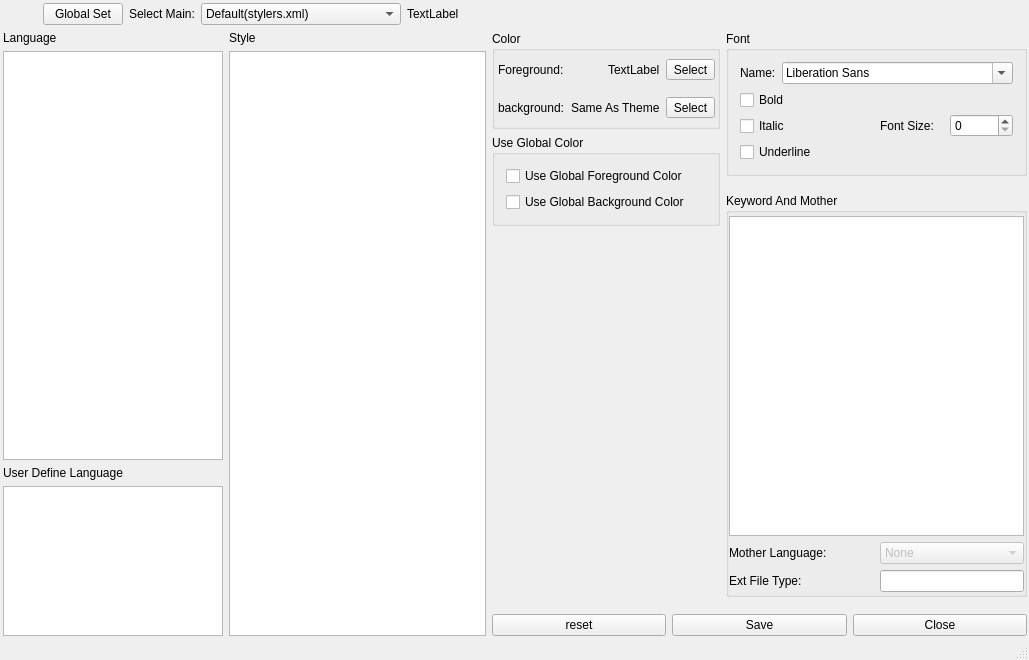
<?xml version="1.0" encoding="UTF-8"?>
<ui version="4.0">
 <class>QtLangSetClass</class>
 <widget class="QMainWindow" name="QtLangSetClass">
  <property name="geometry">
   <rect>
    <x>0</x>
    <y>0</y>
    <width>1029</width>
    <height>660</height>
   </rect>
  </property>
  <property name="windowTitle">
   <string>QtLangSet</string>
  </property>
  <property name="windowIcon">
   <iconset resource="RealCompare.qrc">
    <normaloff>:/Resources/edit/global/ndd.ico</normaloff>:/Resources/edit/global/ndd.ico</iconset>
  </property>
  <widget class="QWidget" name="centralWidget">
   <layout class="QVBoxLayout" name="verticalLayout_13">
    <property name="leftMargin">
     <number>3</number>
    </property>
    <property name="topMargin">
     <number>3</number>
    </property>
    <property name="rightMargin">
     <number>2</number>
    </property>
    <property name="bottomMargin">
     <number>2</number>
    </property>
    <item>
     <layout class="QHBoxLayout" name="horizontalLayout_8">
      <item>
       <spacer name="horizontalSpacer_4">
        <property name="orientation">
         <enum>Qt::Horizontal</enum>
        </property>
        <property name="sizeType">
         <enum>QSizePolicy::Preferred</enum>
        </property>
        <property name="sizeHint" stdset="0">
         <size>
          <width>40</width>
          <height>20</height>
         </size>
        </property>
       </spacer>
      </item>
      <item>
       <widget class="QPushButton" name="pushButton">
        <property name="text">
         <string>Global Set</string>
        </property>
       </widget>
      </item>
      <item>
       <widget class="QLabel" name="label_10">
        <property name="text">
         <string>Select Main:</string>
        </property>
       </widget>
      </item>
      <item>
       <widget class="QComboBox" name="mainThemesCbox">
        <property name="minimumSize">
         <size>
          <width>200</width>
          <height>0</height>
         </size>
        </property>
        <item>
         <property name="text">
          <string>Default(stylers.xml)</string>
         </property>
        </item>
        <item>
         <property name="text">
          <string>Bespin</string>
         </property>
        </item>
        <item>
         <property name="text">
          <string>Black board</string>
         </property>
        </item>
        <item>
         <property name="text">
          <string>Blue Light</string>
         </property>
        </item>
        <item>
         <property name="text">
          <string>Choco</string>
         </property>
        </item>
        <item>
         <property name="text">
          <string>DansLeRuSH-Dark</string>
         </property>
        </item>
        <item>
         <property name="text">
          <string>Deep Black</string>
         </property>
        </item>
        <item>
         <property name="text">
          <string>Lavender</string>
         </property>
        </item>
        <item>
         <property name="text">
          <string>HotFudgeSundae</string>
         </property>
        </item>
        <item>
         <property name="text">
          <string>Misty Rose</string>
         </property>
        </item>
        <item>
         <property name="text">
          <string>Mono Industrial</string>
         </property>
        </item>
        <item>
         <property name="text">
          <string>Monokai</string>
         </property>
        </item>
        <item>
         <property name="text">
          <string>Obsidian</string>
         </property>
        </item>
        <item>
         <property name="text">
          <string>Plastic Code Wrap</string>
         </property>
        </item>
        <item>
         <property name="text">
          <string>Ruby Blue</string>
         </property>
        </item>
        <item>
         <property name="text">
          <string>Twilight</string>
         </property>
        </item>
        <item>
         <property name="text">
          <string>Vibrant Ink</string>
         </property>
        </item>
        <item>
         <property name="text">
          <string>Yellow Rice</string>
         </property>
        </item>
       </widget>
      </item>
      <item>
       <widget class="QLabel" name="curThemes">
        <property name="text">
         <string>TextLabel</string>
        </property>
       </widget>
      </item>
      <item>
       <spacer name="horizontalSpacer_3">
        <property name="orientation">
         <enum>Qt::Horizontal</enum>
        </property>
        <property name="sizeHint" stdset="0">
         <size>
          <width>40</width>
          <height>20</height>
         </size>
        </property>
       </spacer>
      </item>
     </layout>
    </item>
    <item>
     <layout class="QHBoxLayout" name="horizontalLayout_11">
      <item>
       <layout class="QVBoxLayout" name="verticalLayout">
        <item>
         <widget class="QLabel" name="label">
          <property name="text">
           <string>Language</string>
          </property>
         </widget>
        </item>
        <item>
         <widget class="QListWidget" name="langListWidget">
          <property name="minimumSize">
           <size>
            <width>100</width>
            <height>0</height>
           </size>
          </property>
          <property name="maximumSize">
           <size>
            <width>220</width>
            <height>16777215</height>
           </size>
          </property>
         </widget>
        </item>
        <item>
         <widget class="QLabel" name="label_5">
          <property name="text">
           <string>User Define Language</string>
          </property>
         </widget>
        </item>
        <item>
         <widget class="QListWidget" name="userLangListWidget">
          <property name="minimumSize">
           <size>
            <width>100</width>
            <height>0</height>
           </size>
          </property>
          <property name="maximumSize">
           <size>
            <width>220</width>
            <height>150</height>
           </size>
          </property>
         </widget>
        </item>
       </layout>
      </item>
      <item>
       <layout class="QVBoxLayout" name="verticalLayout_2">
        <item>
         <widget class="QLabel" name="label_2">
          <property name="text">
           <string>Style</string>
          </property>
         </widget>
        </item>
        <item>
         <widget class="QListWidget" name="styleListWidget">
          <property name="minimumSize">
           <size>
            <width>250</width>
            <height>0</height>
           </size>
          </property>
          <property name="maximumSize">
           <size>
            <width>500</width>
            <height>16777215</height>
           </size>
          </property>
         </widget>
        </item>
       </layout>
      </item>
      <item>
       <layout class="QVBoxLayout" name="verticalLayout_12">
        <item>
         <layout class="QHBoxLayout" name="horizontalLayout_9">
          <item>
           <layout class="QVBoxLayout" name="verticalLayout_10">
            <item>
             <widget class="QGroupBox" name="groupBox_2">
              <property name="title">
               <string>Color</string>
              </property>
              <layout class="QVBoxLayout" name="verticalLayout_6">
               <property name="leftMargin">
                <number>3</number>
               </property>
               <property name="topMargin">
                <number>3</number>
               </property>
               <property name="rightMargin">
                <number>2</number>
               </property>
               <property name="bottomMargin">
                <number>2</number>
               </property>
               <item>
                <layout class="QHBoxLayout" name="horizontalLayout_6">
                 <item>
                  <widget class="QLabel" name="label_3">
                   <property name="text">
                    <string>Foreground:</string>
                   </property>
                  </widget>
                 </item>
                 <item>
                  <widget class="QLabel" name="label_fc">
                   <property name="sizePolicy">
                    <sizepolicy hsizetype="Fixed" vsizetype="Fixed">
                     <horstretch>0</horstretch>
                     <verstretch>0</verstretch>
                    </sizepolicy>
                   </property>
                   <property name="minimumSize">
                    <size>
                     <width>32</width>
                     <height>32</height>
                    </size>
                   </property>
                   <property name="text">
                    <string>TextLabel</string>
                   </property>
                  </widget>
                 </item>
                 <item>
                  <widget class="QToolButton" name="toolButton">
                   <property name="text">
                    <string>Select</string>
                   </property>
                  </widget>
                 </item>
                </layout>
               </item>
               <item>
                <layout class="QHBoxLayout" name="horizontalLayout_7">
                 <item>
                  <widget class="QLabel" name="label_4">
                   <property name="text">
                    <string>background:</string>
                   </property>
                  </widget>
                 </item>
                 <item>
                  <widget class="QLabel" name="label_bc">
                   <property name="sizePolicy">
                    <sizepolicy hsizetype="Fixed" vsizetype="Fixed">
                     <horstretch>0</horstretch>
                     <verstretch>0</verstretch>
                    </sizepolicy>
                   </property>
                   <property name="minimumSize">
                    <size>
                     <width>32</width>
                     <height>32</height>
                    </size>
                   </property>
                   <property name="text">
                    <string>Same As Theme</string>
                   </property>
                  </widget>
                 </item>
                 <item>
                  <widget class="QToolButton" name="toolButton1">
                   <property name="text">
                    <string>Select</string>
                   </property>
                  </widget>
                 </item>
                </layout>
               </item>
              </layout>
             </widget>
            </item>
            <item>
             <widget class="QGroupBox" name="useGlobalColor">
              <property name="title">
               <string>Use Global Color</string>
              </property>
              <layout class="QVBoxLayout" name="verticalLayout_9">
               <item>
                <widget class="QCheckBox" name="useGbFc">
                 <property name="text">
                  <string>Use Global Foreground Color</string>
                 </property>
                </widget>
               </item>
               <item>
                <widget class="QCheckBox" name="useGbBc">
                 <property name="enabled">
                  <bool>true</bool>
                 </property>
                 <property name="text">
                  <string>Use Global Background Color</string>
                 </property>
                </widget>
               </item>
              </layout>
             </widget>
            </item>
            <item>
             <spacer name="verticalSpacer">
              <property name="orientation">
               <enum>Qt::Vertical</enum>
              </property>
              <property name="sizeHint" stdset="0">
               <size>
                <width>20</width>
                <height>40</height>
               </size>
              </property>
             </spacer>
            </item>
           </layout>
          </item>
          <item>
           <layout class="QVBoxLayout" name="verticalLayout_11">
            <item>
             <widget class="QGroupBox" name="groupBox_3">
              <property name="title">
               <string>Font</string>
              </property>
              <layout class="QVBoxLayout" name="verticalLayout_8">
               <item>
                <layout class="QHBoxLayout" name="horizontalLayout_2">
                 <item>
                  <widget class="QLabel" name="label_7">
                   <property name="text">
                    <string>Name:</string>
                   </property>
                  </widget>
                 </item>
                 <item>
                  <widget class="QFontComboBox" name="fontComboBox"/>
                 </item>
                </layout>
               </item>
               <item>
                <layout class="QHBoxLayout" name="horizontalLayout_10">
                 <item>
                  <layout class="QVBoxLayout" name="verticalLayout_3">
                   <item>
                    <widget class="QCheckBox" name="boldCheckBox">
                     <property name="text">
                      <string>Bold</string>
                     </property>
                    </widget>
                   </item>
                   <item>
                    <widget class="QCheckBox" name="italicCheckBox">
                     <property name="text">
                      <string>Italic</string>
                     </property>
                    </widget>
                   </item>
                   <item>
                    <widget class="QCheckBox" name="underlineCheckBox">
                     <property name="text">
                      <string>Underline</string>
                     </property>
                    </widget>
                   </item>
                  </layout>
                 </item>
                 <item>
                  <layout class="QVBoxLayout" name="verticalLayout_7">
                   <item>
                    <layout class="QHBoxLayout" name="horizontalLayout_3">
                     <item>
                      <widget class="QLabel" name="label_8">
                       <property name="text">
                        <string>Font Size:</string>
                       </property>
                      </widget>
                     </item>
                     <item>
                      <widget class="QSpinBox" name="fontSpinBox">
                       <property name="singleStep">
                        <number>1</number>
                       </property>
                      </widget>
                     </item>
                    </layout>
                   </item>
                  </layout>
                 </item>
                </layout>
               </item>
              </layout>
             </widget>
            </item>
            <item>
             <widget class="QStackedWidget" name="stackedWidget">
              <property name="currentIndex">
               <number>0</number>
              </property>
              <widget class="QWidget" name="page_normal">
               <layout class="QGridLayout" name="gridLayout">
                <property name="leftMargin">
                 <number>0</number>
                </property>
                <property name="rightMargin">
                 <number>0</number>
                </property>
                <item row="0" column="0">
                 <widget class="QGroupBox" name="groupBox">
                  <property name="title">
                   <string>Keyword And Mother </string>
                  </property>
                  <layout class="QVBoxLayout" name="verticalLayout_4">
                   <property name="leftMargin">
                    <number>0</number>
                   </property>
                   <property name="topMargin">
                    <number>3</number>
                   </property>
                   <property name="rightMargin">
                    <number>0</number>
                   </property>
                   <property name="bottomMargin">
                    <number>2</number>
                   </property>
                   <item>
                    <widget class="QPlainTextEdit" name="keywordTe">
                     <property name="readOnly">
                      <bool>true</bool>
                     </property>
                    </widget>
                   </item>
                   <item>
                    <layout class="QHBoxLayout" name="horizontalLayout" stretch="1,1">
                     <item>
                      <widget class="QLabel" name="label_6">
                       <property name="text">
                        <string>Mother Language:</string>
                       </property>
                      </widget>
                     </item>
                     <item>
                      <widget class="QComboBox" name="motherLangCb">
                       <property name="enabled">
                        <bool>false</bool>
                       </property>
                       <item>
                        <property name="text">
                         <string>None</string>
                        </property>
                       </item>
                       <item>
                        <property name="text">
                         <string>Cpp</string>
                        </property>
                       </item>
                      </widget>
                     </item>
                    </layout>
                   </item>
                   <item>
                    <layout class="QHBoxLayout" name="horizontalLayout_5" stretch="1,1">
                     <item>
                      <widget class="QLabel" name="label_9">
                       <property name="text">
                        <string>Ext File Type:</string>
                       </property>
                      </widget>
                     </item>
                     <item>
                      <widget class="QLineEdit" name="extFileType">
                       <property name="readOnly">
                        <bool>true</bool>
                       </property>
                      </widget>
                     </item>
                    </layout>
                   </item>
                  </layout>
                 </widget>
                </item>
               </layout>
              </widget>
              <widget class="QWidget" name="page_global">
               <layout class="QGridLayout" name="gridLayout_2">
                <property name="leftMargin">
                 <number>0</number>
                </property>
                <property name="rightMargin">
                 <number>0</number>
                </property>
                <item row="0" column="0">
                 <widget class="QGroupBox" name="useGlobalFont">
                  <property name="title">
                   <string>Global Style Font</string>
                  </property>
                  <layout class="QVBoxLayout" name="verticalLayout_5">
                   <item>
                    <widget class="QCheckBox" name="useGbFont">
                     <property name="text">
                      <string>Use Global Font</string>
                     </property>
                    </widget>
                   </item>
                   <item>
                    <widget class="QCheckBox" name="useGbFontSize">
                     <property name="text">
                      <string>Use Global FontSize</string>
                     </property>
                    </widget>
                   </item>
                   <item>
                    <widget class="QCheckBox" name="useGbFontBold">
                     <property name="text">
                      <string>Use Global Bold Font</string>
                     </property>
                    </widget>
                   </item>
                   <item>
                    <widget class="QCheckBox" name="useGbFontItalic">
                     <property name="text">
                      <string>Use Global Italic Font</string>
                     </property>
                    </widget>
                   </item>
                   <item>
                    <widget class="QCheckBox" name="useGbFontUnderline">
                     <property name="text">
                      <string>Use Global Underline Font</string>
                     </property>
                    </widget>
                   </item>
                  </layout>
                 </widget>
                </item>
               </layout>
              </widget>
             </widget>
            </item>
           </layout>
          </item>
         </layout>
        </item>
        <item>
         <layout class="QHBoxLayout" name="horizontalLayout_4">
          <item>
           <widget class="QPushButton" name="reset">
            <property name="text">
             <string>reset</string>
            </property>
           </widget>
          </item>
          <item>
           <widget class="QPushButton" name="saveBt">
            <property name="text">
             <string>Save</string>
            </property>
           </widget>
          </item>
          <item>
           <widget class="QPushButton" name="cancelBt">
            <property name="text">
             <string>Close</string>
            </property>
           </widget>
          </item>
         </layout>
        </item>
       </layout>
      </item>
     </layout>
    </item>
   </layout>
  </widget>
  <widget class="QStatusBar" name="statusBar"/>
 </widget>
 <layoutdefault spacing="6" margin="11"/>
 <resources>
  <include location="RealCompare.qrc"/>
 </resources>
 <connections>
  <connection>
   <sender>cancelBt</sender>
   <signal>clicked()</signal>
   <receiver>QtLangSetClass</receiver>
   <slot>close()</slot>
   <hints>
    <hint type="sourcelabel">
     <x>1016</x>
     <y>625</y>
    </hint>
    <hint type="destinationlabel">
     <x>709</x>
     <y>561</y>
    </hint>
   </hints>
  </connection>
  <connection>
   <sender>saveBt</sender>
   <signal>clicked()</signal>
   <receiver>QtLangSetClass</receiver>
   <slot>slot_saveClick()</slot>
   <hints>
    <hint type="sourcelabel">
     <x>843</x>
     <y>625</y>
    </hint>
    <hint type="destinationlabel">
     <x>575</x>
     <y>559</y>
    </hint>
   </hints>
  </connection>
  <connection>
   <sender>toolButton</sender>
   <signal>clicked()</signal>
   <receiver>QtLangSetClass</receiver>
   <slot>slot_changeFgColor()</slot>
   <hints>
    <hint type="sourcelabel">
     <x>725</x>
     <y>123</y>
    </hint>
    <hint type="destinationlabel">
     <x>462</x>
     <y>561</y>
    </hint>
   </hints>
  </connection>
  <connection>
   <sender>reset</sender>
   <signal>clicked()</signal>
   <receiver>QtLangSetClass</receiver>
   <slot>slot_reset()</slot>
   <hints>
    <hint type="sourcelabel">
     <x>669</x>
     <y>625</y>
    </hint>
    <hint type="destinationlabel">
     <x>814</x>
     <y>697</y>
    </hint>
   </hints>
  </connection>
  <connection>
   <sender>useGbFc</sender>
   <signal>clicked(bool)</signal>
   <receiver>QtLangSetClass</receiver>
   <slot>slot_useAlobalFgColor(bool)</slot>
   <hints>
    <hint type="sourcelabel">
     <x>726</x>
     <y>225</y>
    </hint>
    <hint type="destinationlabel">
     <x>491</x>
     <y>363</y>
    </hint>
   </hints>
  </connection>
  <connection>
   <sender>useGbFont</sender>
   <signal>clicked(bool)</signal>
   <receiver>QtLangSetClass</receiver>
   <slot>slot_useAlobalFont(bool)</slot>
   <hints>
    <hint type="sourcelabel">
     <x>844</x>
     <y>238</y>
    </hint>
    <hint type="destinationlabel">
     <x>491</x>
     <y>363</y>
    </hint>
   </hints>
  </connection>
  <connection>
   <sender>useGbFontBold</sender>
   <signal>clicked(bool)</signal>
   <receiver>QtLangSetClass</receiver>
   <slot>slot_useAlobalFontBold(bool)</slot>
   <hints>
    <hint type="sourcelabel">
     <x>844</x>
     <y>238</y>
    </hint>
    <hint type="destinationlabel">
     <x>491</x>
     <y>363</y>
    </hint>
   </hints>
  </connection>
  <connection>
   <sender>useGbFontItalic</sender>
   <signal>clicked(bool)</signal>
   <receiver>QtLangSetClass</receiver>
   <slot>slot_useAlobalFontItalic(bool)</slot>
   <hints>
    <hint type="sourcelabel">
     <x>844</x>
     <y>238</y>
    </hint>
    <hint type="destinationlabel">
     <x>491</x>
     <y>363</y>
    </hint>
   </hints>
  </connection>
  <connection>
   <sender>useGbFontUnderline</sender>
   <signal>clicked(bool)</signal>
   <receiver>QtLangSetClass</receiver>
   <slot>slot_useAlobalFontUnderline(bool)</slot>
   <hints>
    <hint type="sourcelabel">
     <x>844</x>
     <y>238</y>
    </hint>
    <hint type="destinationlabel">
     <x>491</x>
     <y>363</y>
    </hint>
   </hints>
  </connection>
  <connection>
   <sender>useGbFontSize</sender>
   <signal>clicked(bool)</signal>
   <receiver>QtLangSetClass</receiver>
   <slot>slot_useAlobalFontSize(bool)</slot>
   <hints>
    <hint type="sourcelabel">
     <x>844</x>
     <y>238</y>
    </hint>
    <hint type="destinationlabel">
     <x>491</x>
     <y>363</y>
    </hint>
   </hints>
  </connection>
  <connection>
   <sender>useGbBc</sender>
   <signal>clicked(bool)</signal>
   <receiver>QtLangSetClass</receiver>
   <slot>slot_useAlobalBkColor(bool)</slot>
   <hints>
    <hint type="sourcelabel">
     <x>726</x>
     <y>247</y>
    </hint>
    <hint type="destinationlabel">
     <x>491</x>
     <y>363</y>
    </hint>
   </hints>
  </connection>
  <connection>
   <sender>toolButton1</sender>
   <signal>clicked()</signal>
   <receiver>QtLangSetClass</receiver>
   <slot>slot_changeBkColor()</slot>
   <hints>
    <hint type="sourcelabel">
     <x>725</x>
     <y>163</y>
    </hint>
    <hint type="destinationlabel">
     <x>491</x>
     <y>363</y>
    </hint>
   </hints>
  </connection>
  <connection>
   <sender>mainThemesCbox</sender>
   <signal>currentIndexChanged(int)</signal>
   <receiver>QtLangSetClass</receiver>
   <slot>on_themesChange(int)</slot>
   <hints>
    <hint type="sourcelabel">
     <x>221</x>
     <y>55</y>
    </hint>
    <hint type="destinationlabel">
     <x>390</x>
     <y>635</y>
    </hint>
   </hints>
  </connection>
  <connection>
   <sender>pushButton</sender>
   <signal>clicked()</signal>
   <receiver>QtLangSetClass</receiver>
   <slot>on_showGlobalItem()</slot>
   <hints>
    <hint type="sourcelabel">
     <x>103</x>
     <y>56</y>
    </hint>
    <hint type="destinationlabel">
     <x>197</x>
     <y>69</y>
    </hint>
   </hints>
  </connection>
 </connections>
 <slots>
  <slot>slot_saveClick()</slot>
  <slot>slot_changeFgColor()</slot>
  <slot>slot_changeBkColor()</slot>
  <slot>slot_reset()</slot>
  <slot>slot_useAlobalFgColor(bool)</slot>
  <slot>slot_useAlobalFont(bool)</slot>
  <slot>slot_useAlobalFontSize(bool)</slot>
  <slot>slot_useAlobalFontBold(bool)</slot>
  <slot>slot_useAlobalFontUnderline(bool)</slot>
  <slot>slot_useAlobalFontItalic(bool)</slot>
  <slot>slot_useAlobalBkColor(bool)</slot>
  <slot>on_themesChange(int)</slot>
  <slot>on_showGlobalItem()</slot>
 </slots>
</ui>
